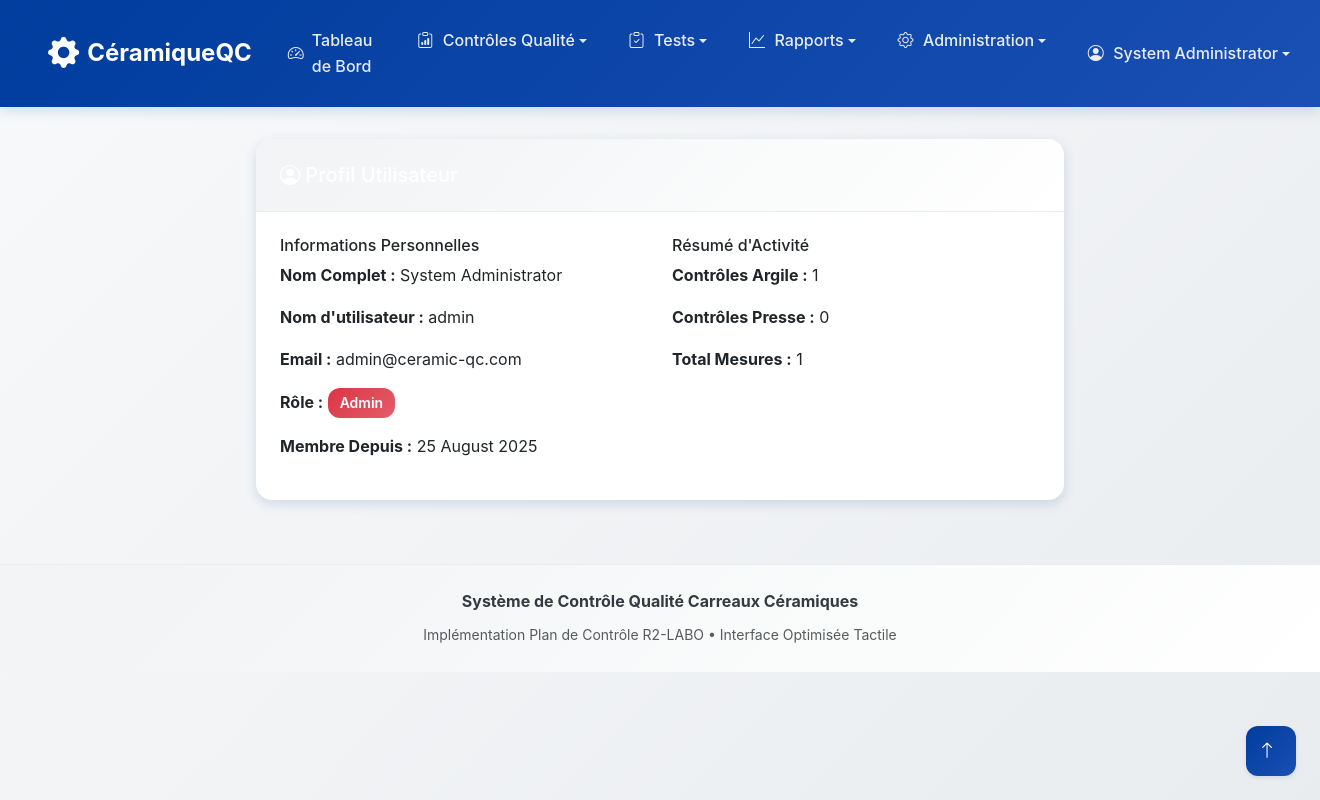
The app's page /profile (signed in) with its own data.
### models.py (models this page shows)
class User(UserMixin, db.Model):
    id = db.Column(db.Integer, primary_key=True)
    username = db.Column(db.String(64), unique=True, nullable=False)
    email = db.Column(db.String(120), unique=True, nullable=False)
    password_hash = db.Column(db.String(256))
    role = db.Column(db.String(20), default='controller')  # controller, quality_manager, admin
    full_name = db.Column(db.String(100))
    created_at = db.Column(db.DateTime, default=datetime.utcnow)

### routes/main.py (the view)
@main_bp.route('/profile')
@login_required
def profile():
    return render_template('profile.html', user=current_user)

### app.py (called while the page is built)
@login_manager.user_loader
def load_user(user_id):
    from models import User
    return User.query.get(int(user_id))

### templates/profile.html (shortened to what this page needs)
{% extends "base.html" %}
{% block content %}
<div class="row">
    <div class="col-md-8 mx-auto">
        <div class="card border-0 shadow-sm">
            <div class="card-header bg-primary text-white">
                <h5 class="mb-0"><i class="bi bi-person-circle"></i> Profil Utilisateur</h5>
            </div>
            <div class="card-body">
                <div class="row">
                    <div class="col-md-6">
                        <h6>Informations Personnelles</h6>
                        <p><strong>Nom Complet :</strong> {{ user.full_name or 'Non défini' }}</p>
                        <p><strong>Nom d'utilisateur :</strong> {{ user.username }}</p>
                        <p><strong>Email :</strong> {{ user.email }}</p>
                        <p><strong>Rôle :</strong>
                            <span class="badge bg-{{ 'danger' if user.role == 'admin' else 'warning' if user.role == 'quality_manager' else 'primary' }}">
                                {{ user.role|title|replace('_', ' ') }}
                            </span>
                        </p>
                        <p><strong>Membre Depuis :</strong> {{ user.created_at.strftime('%d %B %Y') }}</p>
                    </div>
                    <div class="col-md-6">
                        <h6>Résumé d'Activité</h6>
                        <p><strong>Contrôles Argile :</strong> {{ user.clay_controls|length }}</p>
                        <p><strong>Contrôles Presse :</strong> {{ user.press_controls|length }}</p>
                        <p><strong>Total Mesures :</strong> {{ user.clay_controls|length + user.press_controls|length + user.dryer_controls|length }}</p>
                    </div>
                </div>
            </div>
        </div>
    </div>
</div>
{% endblock %}

### templates/base.html (shortened to what this page needs)
<!DOCTYPE html>
<html lang="fr">
<head>
    <link href="https://cdn.jsdelivr.net/npm/bootstrap@5.3.2/dist/css/bootstrap.min.css" rel="stylesheet">
    <link rel="stylesheet" href="https://cdn.jsdelivr.net/npm/bootstrap-icons@1.11.2/font/bootstrap-icons.css">
    <link rel="stylesheet" href="{{ url_for('static', filename='css/main.css') }}">
</head>
<body>
    <nav class="navbar navbar-expand-xl navbar-dark sticky-top" role="navigation" aria-label="Navigation principale">
        <div class="container-fluid">
            <a class="navbar-brand d-flex align-items-center" href="{{ url_for('main.dashboard') }}" aria-label="Accueil Contrôle QC Céramique">
                <i class="bi bi-gear-fill me-2" aria-hidden="true"></i>
                <span class="d-none d-sm-inline">Céramique</span> QC
            </a>
            <div class="collapse navbar-collapse" id="navbarNav">
                <ul class="navbar-nav me-auto">
                    <li class="nav-item">
                        <a class="nav-link {{ 'active' if request.endpoint == 'main.dashboard' }}"
                           href="{{ url_for('main.dashboard') }}" aria-current="{% if request.endpoint == 'main.dashboard' %}page{% endif %}">
                            <i class="bi bi-speedometer2" aria-hidden="true"></i> Tableau de Bord
                        </a>
                    </li>
                    <li class="nav-item dropdown">
                        <a class="nav-link dropdown-toggle" href="#" role="button" data-bs-toggle="dropdown"
                           aria-expanded="false" aria-haspopup="true" id="qualityDropdown">
                            <i class="bi bi-clipboard-data" aria-hidden="true"></i>
                            <span class="d-xl-inline d-none">Contrôles Qualité</span>
                        </a>
                    </li>
                    <li class="nav-item dropdown">
                        <a class="nav-link dropdown-toggle" href="#" role="button" data-bs-toggle="dropdown"
                           aria-expanded="false" aria-haspopup="true" id="testingDropdown">
                            <i class="bi bi-clipboard-check" aria-hidden="true"></i> Tests
                        </a>
                    </li>
                    <li class="nav-item dropdown">
                        <a class="nav-link dropdown-toggle" href="#" role="button" data-bs-toggle="dropdown"
                           aria-expanded="false" aria-haspopup="true" id="reportsDropdown">
                            <i class="bi bi-graph-up" aria-hidden="true"></i> Rapports
                        </a>
                    </li>
                    {% if current_user.is_authenticated and current_user.role in ['admin', 'quality_manager'] %}
                    <li class="nav-item dropdown">
                        <a class="nav-link dropdown-toggle" href="#" role="button" data-bs-toggle="dropdown"
                           aria-expanded="false" aria-haspopup="true" id="adminDropdown">
                            <i class="bi bi-gear" aria-hidden="true"></i> Administration
                        </a>
                    </li>
                    {% endif %}
                </ul>
                <ul class="navbar-nav">
                    {% if current_user.is_authenticated %}
                    <li class="nav-item dropdown">
                        <a class="nav-link dropdown-toggle d-flex align-items-center" href="#" role="button"
                           data-bs-toggle="dropdown" aria-expanded="false" aria-haspopup="true" id="userDropdown">
                            <i class="bi bi-person-circle me-2" aria-hidden="true"></i>
                            <span class="d-none d-lg-inline">{{ current_user.full_name or current_user.username }}</span>
                        </a>
                    </li>
                    {% else %}
                    <li class="nav-item">
                        <a class="nav-link" href="{{ url_for('auth.login') }}">
                            <i class="bi bi-box-arrow-in-right" aria-hidden="true"></i> Connexion
                        </a>
                    </li>
                    {% endif %}
                </ul>
            </div>
        </div>
    </nav>
    <main class="container-fluid py-3" id="main-content" role="main">
        <div class="fade-in">
            {% block content %}{% endblock %}
        </div>
    </main>
    <button id="backToTop" class="btn btn-primary position-fixed bottom-0 end-0 m-4 rounded-circle d-none"
            style="width: 50px; height: 50px; z-index: 1000;"
            aria-label="Retour en haut" title="Retour en haut">
        <i class="bi bi-arrow-up" aria-hidden="true"></i>
    </button>
    <footer class="mt-5 py-4" role="contentinfo">
        <div class="container text-center">
            <div class="row">
                <div class="col-12">
                    <p class="mb-2">
                        <strong>Système de Contrôle Qualité Carreaux Céramiques</strong>
                    </p>
                    <p class="mb-0 text-muted">
                        <small>Implémentation Plan de Contrôle R2-LABO • Interface Optimisée Tactile</small>
                    </p>
                </div>
            </div>
        </div>
    </footer>
</body>
</html>

### static/css/main.css (style rules this page uses)
:root { --primary-color: #003d9d; --primary-light: #1a4fb3; --primary-dark: #002875; --secondary-color: #f8f9fa; --accent-color: #20c997; --warning-color: #ffc107; --danger-color: #dc3545; --success-color: #198754; --light-gray: #f1f3f4; --medium-gray: #6c757d; --dark-gray: #343a40; --border-radius: 12px; --border-radius-lg: 16px; --shadow-sm: 0 2px 4px rgba(0, 61, 157, 0.1); --shadow-md: 0 4px 12px rgba(0, 61, 157, 0.15); --shadow-lg: 0 8px 24px rgba(0, 61, 157, 0.2); --transition: all 0.3s ease; }
* { box-sizing: border-box; }
body { font-family: -apple-system, BlinkMacSystemFont, 'Segoe UI', Roboto, Oxygen, Ubuntu, Cantarell, sans-serif; background: linear-gradient(135deg, #f8f9fa 0%, #e9ecef 100%); line-height: 1.6; color: var(--dark-gray); min-height: 100vh; padding-bottom: 2rem; }
.navbar { background: linear-gradient(135deg, var(--primary-color) 0%, var(--primary-light) 100%) !important; box-shadow: var(--shadow-md); padding: 1rem 0; backdrop-filter: blur(10px); }
.navbar-brand { font-weight: 700; font-size: 1.5rem; color: white !important; text-decoration: none; transition: var(--transition); }
.navbar-brand i { margin-right: 0.5rem; font-size: 1.3em; }
.navbar-nav .nav-link { color: rgba(255, 255, 255, 0.9) !important; font-weight: 500; padding: 0.75rem 1rem !important; margin: 0.25rem 0.125rem; border-radius: var(--border-radius); transition: var(--transition); min-height: 44px; display: flex; align-items: center; }
.navbar-nav .nav-link i { margin-right: 0.5rem; width: 1.2em; text-align: center; }
.card { border: none !important; border-radius: var(--border-radius-lg) !important; box-shadow: var(--shadow-md) !important; transition: var(--transition) !important; overflow: hidden; background: white; }
.card-header { background: linear-gradient(135deg, var(--light-gray) 0%, #ffffff 100%) !important; border-bottom: 1px solid #e9ecef !important; padding: 1.5rem !important; border-radius: var(--border-radius-lg) var(--border-radius-lg) 0 0 !important; }
.card-body { padding: 1.5rem !important; }
.btn { border-radius: var(--border-radius) !important; font-weight: 600 !important; padding: 0.75rem 1.5rem !important; min-height: 44px !important; border: none !important; transition: var(--transition) !important; display: inline-flex !important; align-items: center !important; justify-content: center !important; text-decoration: none !important; cursor: pointer; touch-action: manipulation; }
.btn-primary { background: linear-gradient(135deg, var(--primary-color) 0%, var(--primary-light) 100%) !important; color: white !important; box-shadow: var(--shadow-sm); }
.btn i { margin-right: 0.5rem; font-size: 1.1em; }
.badge { font-weight: 600 !important; padding: 0.5rem 0.75rem !important; border-radius: var(--border-radius) !important; font-size: 0.875rem !important; }
.bg-danger { background: linear-gradient(135deg, var(--danger-color) 0%, #e35d6a 100%) !important; }
footer { background: linear-gradient(135deg, var(--light-gray) 0%, #ffffff 100%) !important; border-top: 1px solid #e9ecef; margin-top: 3rem !important; }
@media (min-width: 768px) { .container-fluid { padding-left: 2rem; padding-right: 2rem; } }
@media (min-width: 992px) { .container-fluid { padding-left: 3rem; padding-right: 3rem; } }
@media (min-width: 992px) { .navbar-nav .nav-link { margin: 0 0.25rem; } }

### records on screen
User: full_name "System Administrator", username "admin", email "admin@ceramic-qc.com", role "Admin", created_at "25 August 2025"

### other values on screen
{{ user.clay_controls|length }} "1"
{{ user.press_controls|length }} "0"
